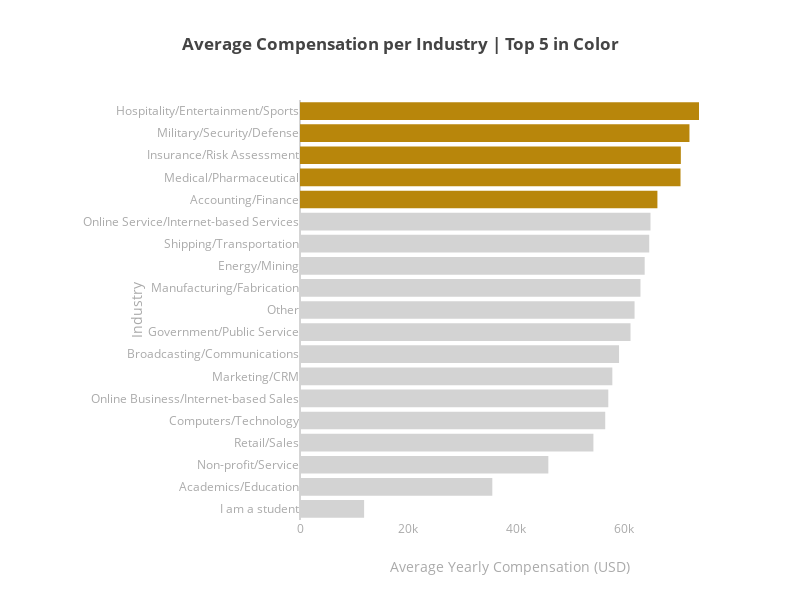

This figure's notebook cell:
### Markdown cell above
### Which industry should you target?
If you concentrate your efforts on some industry specific problems you'll eventually get hired by them. Bellow we show the top 5 industries, and their average yearly compensation, compared to all others sectors. Choose wisely!

### Code cell
# Calculates compensation per industry
barplot = personal_data.groupby(['employer_industry'], as_index=False)['yearly_compensation_numerical'].mean()

# Flags the top 5 industries to add color
barplot['best_industries'] = (barplot.employer_industry == 'Medical/Pharmaceutical') | \
                             (barplot.employer_industry == 'Insurance/Risk Assessment') | \
                             (barplot.employer_industry == 'Military/Security/Defense') | \
                             (barplot.employer_industry == 'Hospitality/Entertainment/Sports') | \
                             (barplot.employer_industry == 'Accounting/Finance')

barplot.columns = ['y', 'x', 'best_industries']
barplot = barplot.sort_values(by='x', ascending=True)
barplot['color'] = barplot.best_industries.apply(lambda x: 'darkgoldenrod' if x else 'a')

title_text = ['<b>Average Compensation per Industry | Top 5 in Color</b><br>', 'Average Yearly Compensation (USD)', 'Industry']
annotations = []

generate_barplot(title_text, annotations, orient='h', lmarg=300, h=600)

### Figure 1 — Plotly figure (JSON) as saved in the notebook; plotly's stock layout.template omitted (floating-point values rounded to 4 significant figures)
{"data": [{"marker": {"color": "lightgray"}, "name": "lightgray", "orientation": "h", "type": "bar", "uid": "b4f54bd3-62c3-4c89-82a4-c854bd73a444", "x": [11860.0, 35590.0, 45960.0, 54290.0, 56480.0, 57050.0, 57800.0, 59040.0, 61160.0, 61910.0, 63000.0, 63780.0, 64620.0, 64860.0], "y": ["I am a student", "Academics/Education", "Non-profit/Service", "Retail/Sales", "Computers/Technology", "Online Business/Internet-based Sales", "Marketing/CRM", "Broadcasting/Communications", "Government/Public Service", "Other", "Manufacturing/Fabrication", "Energy/Mining", "Shipping/Transportation", "Online Service/Internet-based Services"]}, {"marker": {"color": "darkgoldenrod"}, "name": "darkgoldenrod", "orientation": "h", "type": "bar", "uid": "80702c83-ccba-4586-b9c2-aa4cfe48734b", "x": [66140.0, 70410.0, 70470.0, 72070.0, 73830.0], "y": ["Accounting/Finance", "Medical/Pharmaceutical", "Insurance/Risk Assessment", "Military/Security/Defense", "Hospitality/Entertainment/Sports"]}], "layout": {"height": 600, "margin": {"l": 300}, "showlegend": false, "title": {"text": "<b>Average Compensation per Industry | Top 5 in Color</b><br>"}, "width": 800, "xaxis": {"color": "#AAAAAA", "showgrid": false, "title": {"font": {"color": "#AAAAAA"}, "text": "Average Yearly Compensation (USD)"}}, "yaxis": {"color": "#AAAAAA", "showgrid": false, "title": {"font": {"color": "#AAAAAA"}, "text": "Industry"}}}}
